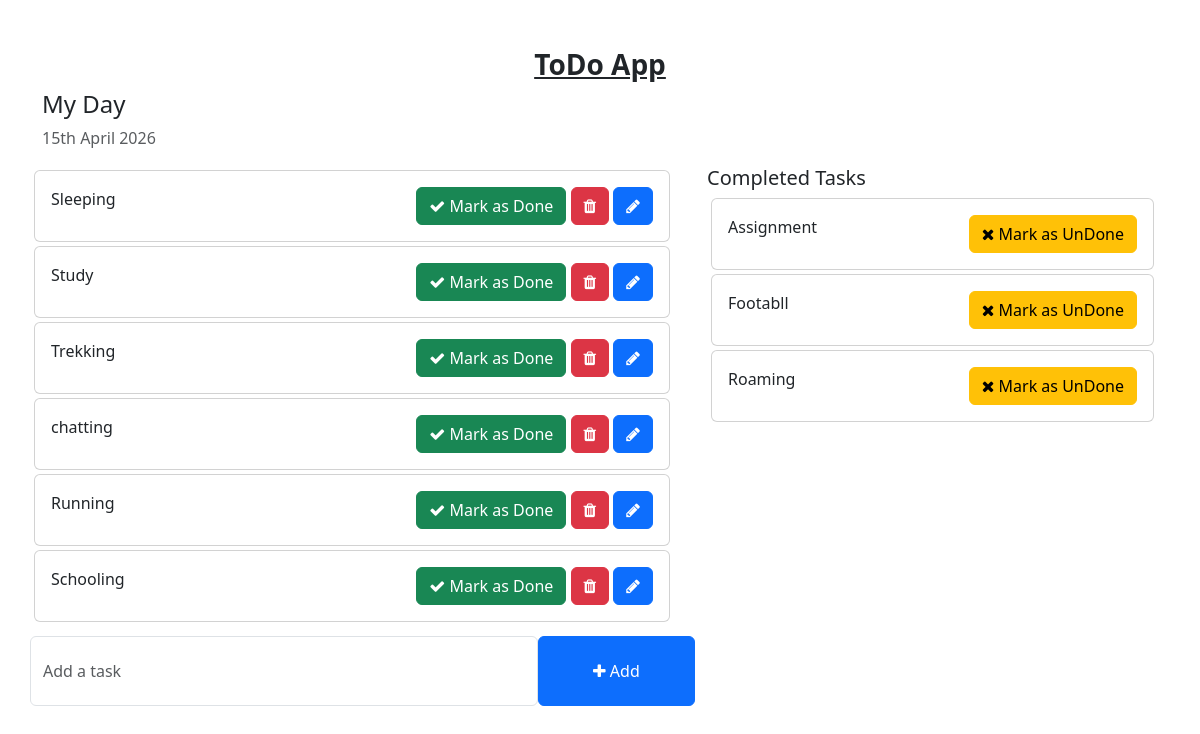
The app's page /, older data.
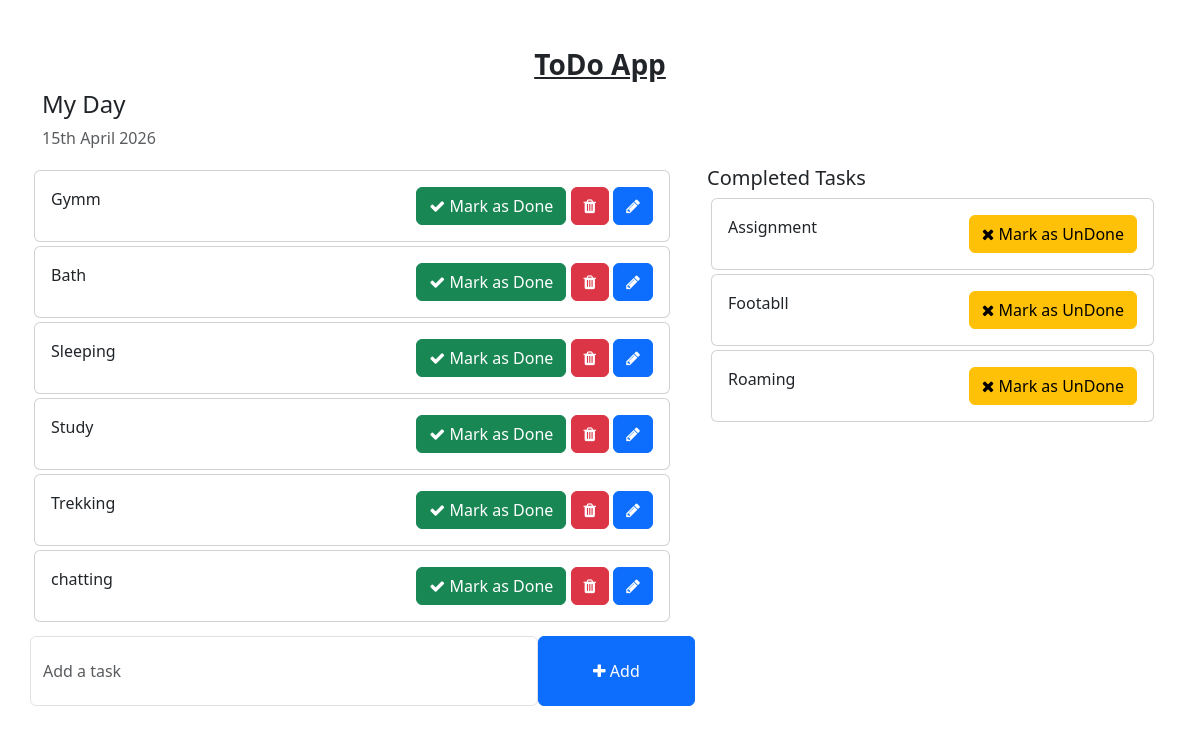
The same page, newer data.
### todo/models.py (models this page shows, shortened)
class Task(models.Model):
    task = models.CharField(max_length = 250)
    is_completed = models.BooleanField(default= False)
    created_at = models.DateTimeField(auto_now_add=True)
    updated_at = models.DateField(auto_now=True)

### todo_main/views.py (the view)
# urls.py: 2. Add a URL to urlpatterns:  path('', views.home, name='home')
def home(request):
    tasks= Task.objects.filter(is_completed = False). order_by('-updated_at')
    completed_tasks = Task.objects.filter(is_completed= True)
    context = {
        'tasks' : tasks,
        'completed_tasks' : completed_tasks,
    }
    return render(request, 'home.html' , context)

### templates/home.html (shortened to what this page needs)
<!DOCTYPE html>
<html lang="en">
<head>
    <link href="https://cdn.jsdelivr.net/npm/bootstrap@5.3.0-alpha1/dist/css/bootstrap.min.css" rel="stylesheet"
>
    <link rel="stylesheet" href="https://cdnjs.cloudflare.com/ajax/libs/font-awesome/4.7.0/css/font-awesome.min.css">
</head>
<body>
    <div class="container">
        <h3 class="pt-5 text-center"> <b> <u>ToDo App </u> </b> </h3>
        <div class="row">
            <h4>My Day</h4>
            <p class="text-muted">{% now "jS F Y" %}</p>
            <div class="col-md-7 col-lg-7 p-0">
                <div class="left-panel">
                    <div class="task-list">
                        {% for i in tasks %}
                        <div class="card m-1">
                            <div class="card-body">
                                {{ i.task }}
                                <span style="position: relative; float: right;">
                                    <a href="{% url 'mark_as_done' i.pk %}" class="btn btn-success"><i
                                            class="fa fa-check"></i> Mark as Done</a>
                                    <a href="{% url 'delete_task' i.pk %}" class="btn btn-danger"><i class="fa fa-trash"></i></a>
                                    <a href="{% url 'edit_task' i.pk %}" class="btn btn-primary"><i class="fa fa-pencil"></i></a>
                                </span>
                            </div>
                        </div>
                        {% endfor %}
                    </div>
                    <div class="add-task-bar">
                        <form action="{% url 'addTask' %}" method="POST">
                            <div class="form-group">
                                <span style="display: flex;">
                                    <input type="text" name="task" class="form-control" placeholder="Add a task">
                                    <button type="submit" class="btn btn-primary" style="width: 200px;"><i
                                            class="fa fa-plus"></i>
                                        Add</button>
                                </span>
                            </div>
                        </form>
                    </div>
                </div>
            </div>
            <div class="col-md-5 col-lg-5">
                <h5>Completed Tasks</h5>
                {% for i in completed_tasks %}
                <div class="card m-1">
                    <div class="card-body">
                        {{ i.task }}
                        <span style="position: relative; float: right;">
                            <a href="{% url 'mark_as_Undone' i.pk %}" class="btn btn-warning"><i class="fa fa-times"></i>
                                Mark as UnDone</a>
                        </span>
                    </div>
                </div>
                {% endfor %}
            </div>
        </div>
    </div>
</body>
</html>

Row changes from the older to the newer data that the page shows:
no longer on this page (row unchanged): Task: task "Running", shown under "My Day"
no longer on this page (row unchanged): Task: task "Schooling", shown under "My Day"
added Task: task "Gymm", shown under "My Day"
added Task: task "Bath", shown under "My Day"
